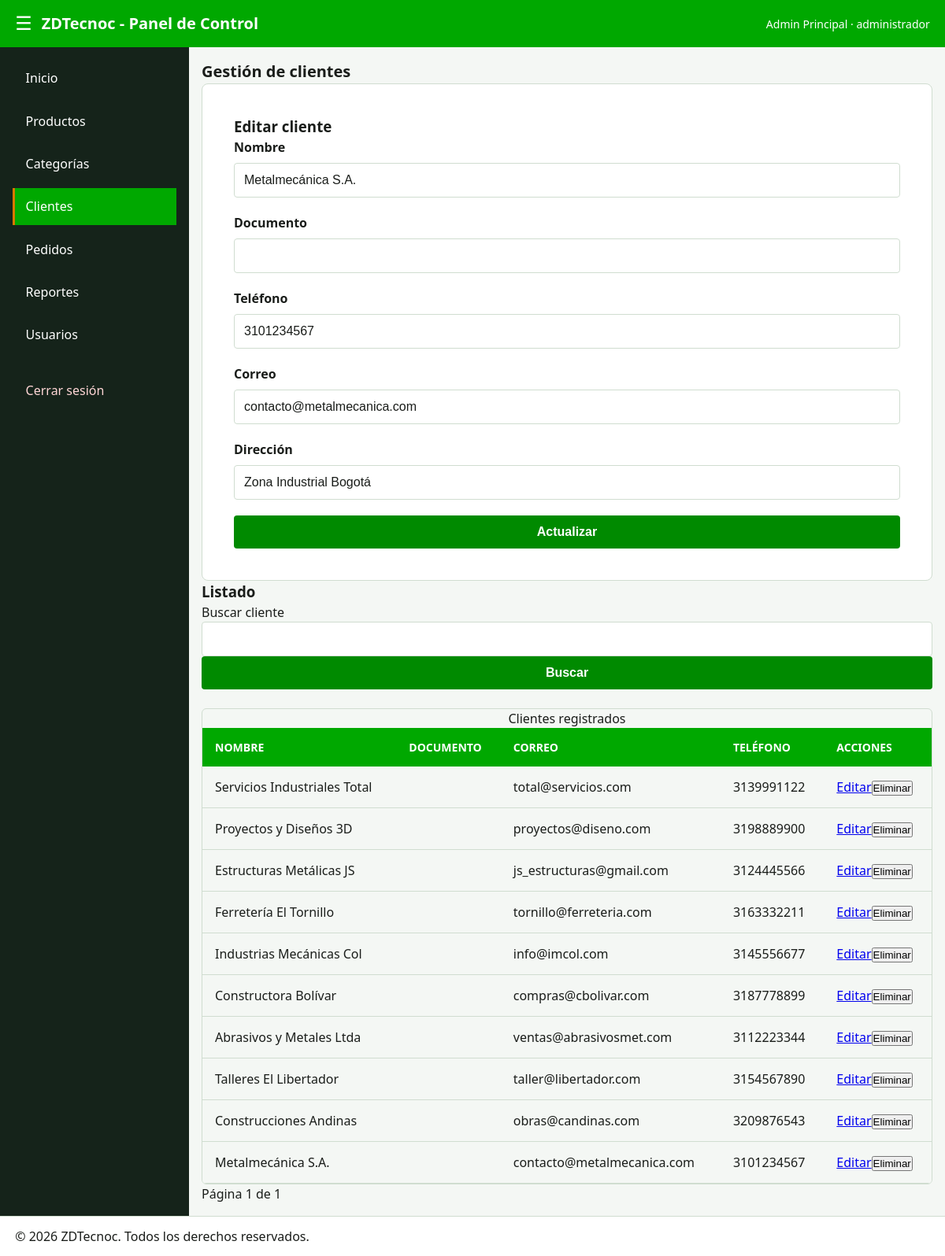
Page /clientes.php?editar=1 (signed in) on the committed database.
### tables this page shows
CREATE TABLE IF NOT EXISTS clientes (
    id INT AUTO_INCREMENT PRIMARY KEY,
    nombre VARCHAR(150) NOT NULL,
    documento VARCHAR(30) UNIQUE,
    telefono VARCHAR(20),
    correo VARCHAR(100),
    direccion TEXT,
    INDEX idx_cliente_nombre (nombre)
);

### app/modelos/ClienteModelo.php (called while the page is built, shortened)
<?php
final class ClienteModelo
{
    public function listar(string $busqueda, int $pagina, int $porPagina = 10): array
    {
        $offset = ($pagina - 1) * $porPagina;
        $st = $this->pdo->prepare(
            'SELECT id, nombre, documento, telefono, correo, direccion
             FROM clientes
               WHERE nombre LIKE :busquedaNombre OR documento LIKE :busquedaDocumento
             ORDER BY id DESC LIMIT :limite OFFSET :offset'
        );
           $texto = '%' . $busqueda . '%';
           $st->bindValue(':busquedaNombre', $texto);
           $st->bindValue(':busquedaDocumento', $texto);
        $st->bindValue(':limite', $porPagina, PDO::PARAM_INT);
        $st->bindValue(':offset', $offset, PDO::PARAM_INT);
        $st->execute();
        return $st->fetchAll();
    }
    public function total(string $busqueda): int
    {
        $st = $this->pdo->prepare(
            'SELECT COUNT(*) FROM clientes
             WHERE nombre LIKE :busquedaNombre OR documento LIKE :busquedaDocumento'
        );
        $texto = '%' . $busqueda . '%';
        $st->execute([
            ':busquedaNombre' => $texto,
            ':busquedaDocumento' => $texto,
        ]);
        return (int)$st->fetchColumn();
    }
    public function obtener(int $id): ?array
    {
        $st = $this->pdo->prepare('SELECT * FROM clientes WHERE id = :id');
        $st->execute([':id' => $id]);
        return $st->fetch() ?: null;
    }
}

### clientes.php (the view, shortened to what this page needs)
<?php
require_once __DIR__ . '/sgl/conexion.php';
require_once __DIR__ . '/app/modelos/ClienteModelo.php';
$modelo = new ClienteModelo($conexion);
$errores = [];
$busqueda = trim((string)($_GET['busqueda'] ?? ''));
$pagina = max(1, (int)($_GET['pagina'] ?? 1));
$datos = ['id' => 0, 'nombre' => '', 'documento' => '', 'telefono' => '', 'correo' => '', 'direccion' => ''];
if ($_SERVER['REQUEST_METHOD'] === 'POST') {
    if (!validarCsrf($_POST['csrf'] ?? null)) {
        http_response_code(419);
        exit('Solicitud no válida.');
    }
    $accion = (string)($_POST['accion'] ?? 'guardar');
    $id = (int)($_POST['id'] ?? 0);
    if ($accion === 'eliminar') {
        $modelo->eliminar($id);
        $_SESSION['aviso'] = 'Cliente eliminado correctamente.';
        header('Location: clientes.php', true, 303);
        exit;
    }
    $datos = [
        'id' => $id,
        'nombre' => trim((string)($_POST['nombre'] ?? '')),
        'documento' => trim((string)($_POST['documento'] ?? '')),
        'telefono' => trim((string)($_POST['telefono'] ?? '')),
        'correo' => trim((string)($_POST['correo'] ?? '')),
        'direccion' => trim((string)($_POST['direccion'] ?? '')),
    ];
    if (mb_strlen($datos['nombre']) < 3) $errores[] = 'El nombre debe tener al menos 3 caracteres.';
    if ($datos['documento'] === '') $errores[] = 'El documento es obligatorio.';
    if ($datos['correo'] !== '' && !filter_var($datos['correo'], FILTER_VALIDATE_EMAIL)) $errores[] = 'El correo no es válido.';
    if (!$errores) {
        try {
            $parametros = [
                ':nombre' => $datos['nombre'], ':documento' => $datos['documento'],
                ':telefono' => $datos['telefono'], ':correo' => $datos['correo'] ?: null,
                ':direccion' => $datos['direccion'],
            ];
            if ($id > 0) {
                $modelo->actualizar($id, $parametros);
                $_SESSION['aviso'] = 'Cliente actualizado correctamente.';
            } else {
                $modelo->crear($parametros);
                $_SESSION['aviso'] = 'Cliente creado correctamente.';
            }
            header('Location: clientes.php', true, 303);
            exit;
        } catch (PDOException $excepcion) {
            $errores[] = 'El documento ya está registrado.';
        }
    }
} elseif (isset($_GET['editar'])) {
    $cliente = $modelo->obtener((int)$_GET['editar']);
    if ($cliente) $datos = $cliente;
}
$porPagina = 10;
$total = $modelo->total($busqueda);
$paginas = max(1, (int)ceil($total / $porPagina));
$pagina = min($pagina, $paginas);
$clientes = $modelo->listar($busqueda, $pagina, $porPagina);
require __DIR__ . '/app/vistas/parciales/cabecera.php';
require __DIR__ . '/app/vistas/parciales/menu.php';
?>
<main class="panel__contenido">
    <h2 class="text-lg">Gestión de clientes</h2>
    <form method="post" class="login-card" style="max-width:100%;" novalidate>
        <h3><?= $datos['id'] ? 'Editar cliente' : 'Registrar cliente' ?></h3>
        <div class="form-group"><label for="nombre">Nombre</label><input class="form-input" id="nombre" name="nombre" value="<?= htmlspecialchars((string)$datos['nombre'], ENT_QUOTES, 'UTF-8') ?>" required></div>
        <div class="form-group"><label for="documento">Documento</label><input class="form-input" id="documento" name="documento" value="<?= htmlspecialchars((string)$datos['documento'], ENT_QUOTES, 'UTF-8') ?>" required></div>
        <div class="form-group"><label for="telefono">Teléfono</label><input class="form-input" id="telefono" name="telefono" value="<?= htmlspecialchars((string)$datos['telefono'], ENT_QUOTES, 'UTF-8') ?>"></div>
        <div class="form-group"><label for="correo">Correo</label><input class="form-input" id="correo" name="correo" type="email" value="<?= htmlspecialchars((string)$datos['correo'], ENT_QUOTES, 'UTF-8') ?>"></div>
        <div class="form-group"><label for="direccion">Dirección</label><input class="form-input" id="direccion" name="direccion" value="<?= htmlspecialchars((string)$datos['direccion'], ENT_QUOTES, 'UTF-8') ?>"></div>
        <button class="btn-primary" type="submit"><?= $datos['id'] ? 'Actualizar' : 'Guardar' ?></button>
    </form>
    <h3>Listado</h3>
    <form method="get"><label for="busqueda">Buscar cliente</label><input class="form-input" id="busqueda" name="busqueda" value="<?= htmlspecialchars($busqueda, ENT_QUOTES, 'UTF-8') ?>"><button class="btn-primary" type="submit">Buscar</button></form>
    <div class="table-container"><table class="products-table"><caption>Clientes registrados</caption><thead><tr><th scope="col">Nombre</th><th scope="col">Documento</th><th scope="col">Correo</th><th scope="col">Teléfono</th><th scope="col">Acciones</th></tr></thead><tbody>
    <?php foreach ($clientes as $cliente): ?><tr><td><?= htmlspecialchars($cliente['nombre'], ENT_QUOTES, 'UTF-8') ?></td><td></td><td><?= htmlspecialchars((string)$cliente['correo'], ENT_QUOTES, 'UTF-8') ?></td><td><?= htmlspecialchars((string)$cliente['telefono'], ENT_QUOTES, 'UTF-8') ?></td><td><a href="?editar=<?= (int)$cliente['id'] ?>">Editar</a><form method="post" style="display:inline"><button type="submit">Eliminar</button></form></td></tr><?php endforeach; ?></tbody></table></div>
    <nav aria-label="Paginación"><p>Página <?= $pagina ?> de <?= $paginas ?></p></nav>
</main>
<?php require __DIR__ . '/app/vistas/parciales/pie.php'; ?>

### css/estilos.css (style rules this page uses)
:root { --superficie: #F4F7F4; --superficie-alta: #FFFFFF; --borde: #D0DDD0; --color-marca: #00A800; --color-marca-sua: #E1F5E1; --color-accion: #008A00; --color-acento: #D97700; --texto: #1A1D1A; --texto-tenue: #4A554A; --exito: #008A00; --advertencia: #D97700; --error: #C81E1E; --info: #006699; }
*, *::before, *::after { box-sizing: border-box; margin: 0; padding: 0; }
body { font-family: system-ui, -apple-system, BlinkMacSystemFont, 'Segoe UI', Roboto, sans-serif; background-color: var(--superficie); color: var(--texto); line-height: 1.5; min-height: 100vh; }
.text-lg { font-size: 1.25rem; }
h2 { font-size: 1.25rem; font-weight: 600; }
p { font-size: 1rem; }
.login-card { background-color: var(--superficie-alta); border: 1px solid var(--borde); border-radius: 8px; padding: 2.5rem; width: 100%; max-width: 400px; }
.form-group { display: flex; flex-direction: column; gap: 0.5rem; margin-bottom: 1.25rem; }
.form-group label { font-weight: 600; color: var(--texto); }
.form-input { width: 100%; padding: 0.75rem; border: 1px solid var(--borde); border-radius: 4px; font-size: 1rem; background-color: var(--superficie-alta); color: var(--texto); transition: border-color 0.2s ease, box-shadow 0.2s ease; }
.btn-primary { width: 100%; padding: 0.75rem; background-color: var(--color-accion); color: var(--superficie-alta); border: none; border-radius: 4px; font-size: 1rem; font-weight: 600; cursor: pointer; transition: background-color 0.2s ease; }
.table-container { width: 100%; overflow-x: auto; margin-top: 1.5rem; border-radius: 6px; border: 1px solid var(--borde); }
.products-table { width: 100%; border-collapse: collapse; text-align: left; }
.products-table thead th { background-color: var(--color-marca); color: var(--superficie-alta); padding: 0.875rem 1rem; font-size: 0.875rem; text-transform: uppercase; }
.products-table tbody td { padding: 0.875rem 1rem; border-bottom: 1px solid var(--borde); color: var(--texto); }
.products-table tbody tr:nth-child(even) { background-color: var(--superficie); }
.panel__contenido { grid-area: contenido; padding: 1.6rem; overflow-y: auto; }
.panel__contenido { width: 100%; padding: 1rem; box-sizing: border-box; }
.form-input, .btn-primary { max-width: 100%; box-sizing: border-box; }

### rows in the picture
clientes: nombre "Metalmecánica S.A.", telefono "3101234567", correo "contacto@metalmecanica.com", direccion "Zona Industrial Bogotá"
clientes: nombre "Servicios Industriales Total", correo "total@servicios.com", telefono "3139991122"
clientes: nombre "Proyectos y Diseños 3D", correo "proyectos@diseno.com", telefono "3198889900"
clientes: nombre "Estructuras Metálicas JS", correo "js_estructuras@gmail.com", telefono "3124445566"
clientes: nombre "Ferretería El Tornillo", correo "tornillo@ferreteria.com", telefono "3163332211"
clientes: nombre "Industrias Mecánicas Col", correo "info@imcol.com", telefono "3145556677"
clientes: nombre "Constructora Bolívar", correo "compras@cbolivar.com", telefono "3187778899"
clientes: nombre "Abrasivos y Metales Ltda", correo "ventas@abrasivosmet.com", telefono "3112223344"
clientes: nombre "Talleres El Libertador", correo "taller@libertador.com", telefono "3154567890"
clientes: nombre "Construcciones Andinas", correo "obras@candinas.com", telefono "3209876543"

### other values in the picture
$usuario['nombre'] "Admin Principal"
$usuario['rol'] "administrador"
$opcion['texto'] "Inicio"
$opcion['texto'] "Productos"
$opcion['texto'] "Categorías"
$opcion['texto'] "Clientes"
$opcion['texto'] "Pedidos"
$opcion['texto'] "Reportes"
$opcion['texto'] "Usuarios"
$pagina "1"
$paginas "1"
